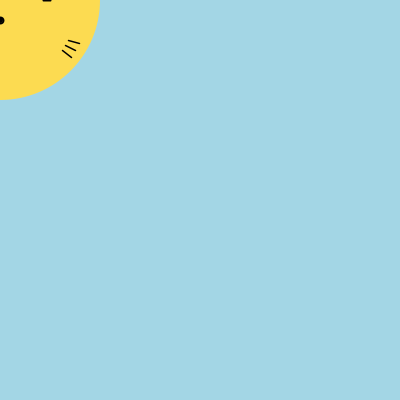
Frame 1 (no input)
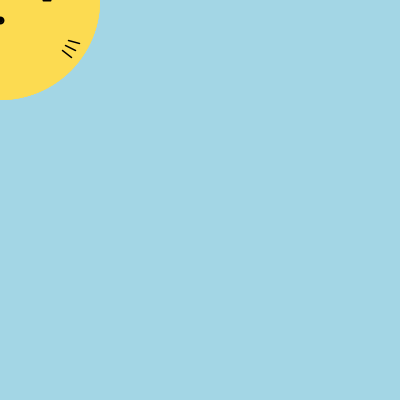
Frame 60 (the mouse pressed at the canvas centre just before this capture)
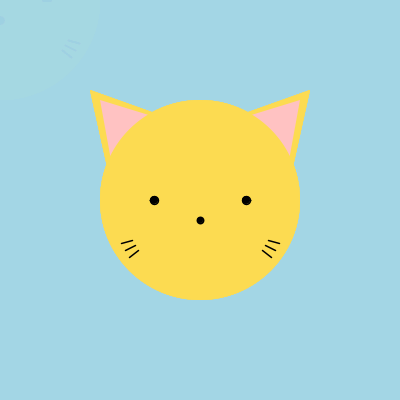
Frame 120 (the mouse held since frame 60 and released just before this capture)

The Processing sketch that drew these frames (run headless with seeded random() and noise(); from frame 60 on, the mouse is pressed at the canvas centre):

// Processing sketch: processing_87277
// ── processing_87277.pde

// © Julia Shen
// yuans @ andrew.cmu.edu

float x, y, wd, ht;

void setup()
{
  size (400, 400);
  
  x = width * .5;
  y = height * .5;
  wd = width * .5;
  ht = height * .5; 
  
  background(163, 214, 229);
  frameRate(60);
  noStroke();
  smooth();
  
}


void draw()
{
 // ears
 noStroke(); 
 
 fill (163, 214, 229, 30);
 rect (0, 0, width, height);
 
 fill (252, 219, 81);
 triangle(mouseX - 110, mouseY - 110, mouseX - 90, mouseY - 20, mouseX - 40, mouseY - 85);
 triangle(mouseX + 110, mouseY - 110, mouseX + 90, mouseY - 20, mouseX + 40, mouseY - 85);
 
 fill (255, 194, 194); 
 triangle(mouseX - 100, mouseY - 100, mouseX - 85, mouseY - 18, mouseX - 35, mouseY - 80); 
 triangle(mouseX + 100, mouseY - 100, mouseX + 85, mouseY - 18, mouseX + 35, mouseY - 80);
  
 fill (252, 219, 81);
 ellipse (mouseX, mouseY, wd, ht);
 fill (252, 219, 81);
 
 
 // eyes
 stroke(0);
 strokeWeight(2); 
 line(mouseX - 50, mouseY, mouseX - 43, mouseY);
 line(mouseX + 43, mouseY, mouseX + 50, mouseY);
 
 
 // nose
 fill(0);
 ellipse(mouseX, mouseY + 20, wd * .03, ht * .03);
 
 
 //whiskers
 stroke(0);
 strokeWeight(1.5);
 line (mouseX - 79, mouseY + 43, mouseX - 68, mouseY + 40);
 line (mouseX - 75, mouseY + 50, mouseX - 65, mouseY + 45);
 line (mouseX - 71, mouseY + 57, mouseX - 62, mouseY + 50);

 line (mouseX + 68, mouseY + 40, mouseX + 79, mouseY + 43);
 line (mouseX + 65, mouseY + 45, mouseX + 75, mouseY + 50);
 line (mouseX + 62, mouseY + 50, mouseX + 71, mouseY + 57); 
 
 if (mousePressed == true)
{
  fill(0);
  ellipse(mouseX - 46, mouseY, wd * .04, ht * .04); 
  ellipse(mouseX + 46, mouseY, wd * .04, ht * .04); 
}

}

void keyPressed()
{
  if (key == ' ')
  {
    background (random(255), random(255), random(255));   
  }
  }
